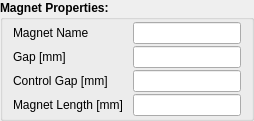
    <widget class="QGroupBox" name="magnet_gb">
     <property name="font">
      <font>
       <weight>75</weight>
       <bold>true</bold>
      </font>
     </property>
     <property name="title">
      <string>Magnet Properties:</string>
     </property>
     <layout class="QFormLayout" name="formLayout_11">
      <property name="fieldGrowthPolicy">
       <enum>QFormLayout::AllNonFixedFieldsGrow</enum>
      </property>
      <property name="horizontalSpacing">
       <number>10</number>
      </property>
      <property name="verticalSpacing">
       <number>2</number>
      </property>
      <property name="leftMargin">
       <number>10</number>
      </property>
      <property name="topMargin">
       <number>2</number>
      </property>
      <property name="rightMargin">
       <number>10</number>
      </property>
      <property name="bottomMargin">
       <number>2</number>
      </property>
      <item row="0" column="0">
       <widget class="QLabel" name="label_14">
        <property name="sizePolicy">
         <sizepolicy hsizetype="Maximum" vsizetype="Preferred">
          <horstretch>0</horstretch>
          <verstretch>0</verstretch>
         </sizepolicy>
        </property>
        <property name="font">
         <font>
          <weight>50</weight>
          <bold>false</bold>
         </font>
        </property>
        <property name="text">
         <string>Magnet Name</string>
        </property>
       </widget>
      </item>
      <item row="0" column="1">
       <widget class="QLineEdit" name="magnet_name_le">
        <property name="sizePolicy">
         <sizepolicy hsizetype="Preferred" vsizetype="Fixed">
          <horstretch>0</horstretch>
          <verstretch>0</verstretch>
         </sizepolicy>
        </property>
        <property name="font">
         <font>
          <weight>50</weight>
          <bold>false</bold>
         </font>
        </property>
       </widget>
      </item>
      <item row="2" column="0">
       <widget class="QLabel" name="label_12">
        <property name="sizePolicy">
         <sizepolicy hsizetype="Maximum" vsizetype="Preferred">
          <horstretch>0</horstretch>
          <verstretch>0</verstretch>
         </sizepolicy>
        </property>
        <property name="font">
         <font>
          <weight>50</weight>
          <bold>false</bold>
         </font>
        </property>
        <property name="text">
         <string>Gap [mm]</string>
        </property>
       </widget>
      </item>
      <item row="2" column="1">
       <widget class="QLineEdit" name="gap_le">
        <property name="sizePolicy">
         <sizepolicy hsizetype="Preferred" vsizetype="Fixed">
          <horstretch>0</horstretch>
          <verstretch>0</verstretch>
         </sizepolicy>
        </property>
        <property name="font">
         <font>
          <weight>50</weight>
          <bold>false</bold>
         </font>
        </property>
       </widget>
      </item>
      <item row="3" column="0">
       <widget class="QLabel" name="label_11">
        <property name="sizePolicy">
         <sizepolicy hsizetype="Maximum" vsizetype="Preferred">
          <horstretch>0</horstretch>
          <verstretch>0</verstretch>
         </sizepolicy>
        </property>
        <property name="font">
         <font>
          <weight>50</weight>
          <bold>false</bold>
         </font>
        </property>
        <property name="text">
         <string>Control Gap [mm]</string>
        </property>
       </widget>
      </item>
      <item row="3" column="1">
       <widget class="QLineEdit" name="control_gap_le">
        <property name="sizePolicy">
         <sizepolicy hsizetype="Preferred" vsizetype="Fixed">
          <horstretch>0</horstretch>
          <verstretch>0</verstretch>
         </sizepolicy>
        </property>
        <property name="font">
         <font>
          <weight>50</weight>
          <bold>false</bold>
         </font>
        </property>
       </widget>
      </item>
      <item row="4" column="0">
       <widget class="QLabel" name="label_13">
        <property name="sizePolicy">
         <sizepolicy hsizetype="Maximum" vsizetype="Preferred">
          <horstretch>0</horstretch>
          <verstretch>0</verstretch>
         </sizepolicy>
        </property>
        <property name="font">
         <font>
          <weight>50</weight>
          <bold>false</bold>
         </font>
        </property>
        <property name="text">
         <string>Magnet Length [mm]</string>
        </property>
       </widget>
      </item>
      <item row="4" column="1">
       <widget class="QLineEdit" name="magnet_length_le">
        <property name="sizePolicy">
         <sizepolicy hsizetype="Preferred" vsizetype="Fixed">
          <horstretch>0</horstretch>
          <verstretch>0</verstretch>
         </sizepolicy>
        </property>
        <property name="font">
         <font>
          <weight>50</weight>
          <bold>false</bold>
         </font>
        </property>
       </widget>
      </item>
     </layout>
    </widget>
